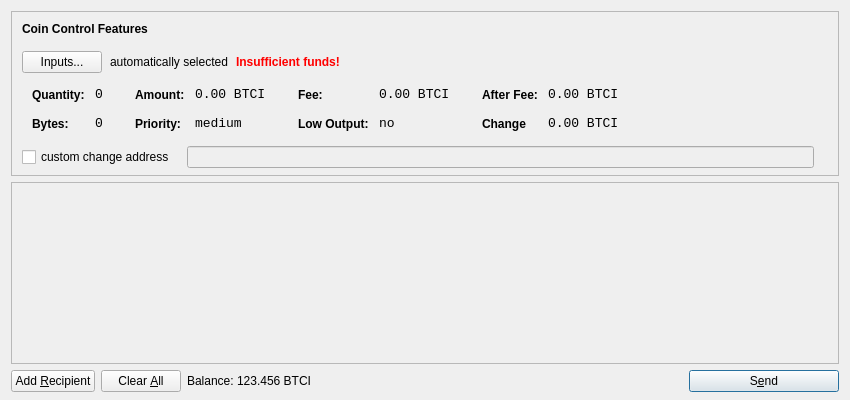
<?xml version="1.0" encoding="UTF-8"?>
<ui version="4.0">
 <class>SendCoinsDialog</class>
 <widget class="QDialog" name="SendCoinsDialog">
  <property name="geometry">
   <rect>
    <x>0</x>
    <y>0</y>
    <width>850</width>
    <height>400</height>
   </rect>
  </property>
  <property name="windowTitle">
   <string>Send Coins</string>
  </property>
  <layout class="QVBoxLayout" name="verticalLayout" stretch="0,1,0">
   <property name="bottomMargin">
    <number>8</number>
   </property>
   <item>
    <widget class="QFrame" name="frameCoinControl">
     <property name="sizePolicy">
      <sizepolicy hsizetype="Expanding" vsizetype="Expanding">
       <horstretch>0</horstretch>
       <verstretch>0</verstretch>
      </sizepolicy>
     </property>
     <property name="maximumSize">
      <size>
       <width>16777215</width>
       <height>16777215</height>
      </size>
     </property>
     <property name="frameShape">
      <enum>QFrame::StyledPanel</enum>
     </property>
     <property name="frameShadow">
      <enum>QFrame::Sunken</enum>
     </property>
     <layout class="QVBoxLayout" name="verticalLayoutCoinControl2">
      <property name="spacing">
       <number>-1</number>
      </property>
      <property name="leftMargin">
       <number>0</number>
      </property>
      <property name="topMargin">
       <number>0</number>
      </property>
      <property name="rightMargin">
       <number>0</number>
      </property>
      <property name="bottomMargin">
       <number>6</number>
      </property>
      <item>
       <layout class="QVBoxLayout" name="verticalLayoutCoinControl" stretch="0,0,0,0,1">
        <property name="spacing">
         <number>0</number>
        </property>
        <property name="leftMargin">
         <number>10</number>
        </property>
        <property name="topMargin">
         <number>10</number>
        </property>
        <item>
         <layout class="QHBoxLayout" name="horizontalLayoutCoinControl1">
          <property name="bottomMargin">
           <number>15</number>
          </property>
          <item>
           <widget class="QLabel" name="labelCoinControlFeatures">
            <property name="sizePolicy">
             <sizepolicy hsizetype="Preferred" vsizetype="Maximum">
              <horstretch>0</horstretch>
              <verstretch>0</verstretch>
             </sizepolicy>
            </property>
            <property name="font">
             <font>
              <weight>75</weight>
              <bold>true</bold>
             </font>
            </property>
            <property name="styleSheet">
             <string notr="true">font-weight:bold;</string>
            </property>
            <property name="text">
             <string>Coin Control Features</string>
            </property>
           </widget>
          </item>
         </layout>
        </item>
        <item>
         <layout class="QHBoxLayout" name="horizontalLayoutCoinControl2" stretch="0,0,0,0">
          <property name="spacing">
           <number>8</number>
          </property>
          <property name="bottomMargin">
           <number>10</number>
          </property>
          <item>
           <widget class="QPushButton" name="pushButtonCoinControl">
            <property name="styleSheet">
             <string notr="true"/>
            </property>
            <property name="text">
             <string>Inputs...</string>
            </property>
           </widget>
          </item>
          <item>
           <widget class="QLabel" name="labelCoinControlAutomaticallySelected">
            <property name="text">
             <string>automatically selected</string>
            </property>
            <property name="margin">
             <number>5</number>
            </property>
           </widget>
          </item>
          <item>
           <widget class="QLabel" name="labelCoinControlInsuffFunds">
            <property name="font">
             <font>
              <weight>75</weight>
              <bold>true</bold>
             </font>
            </property>
            <property name="styleSheet">
             <string notr="true">color:red;font-weight:bold;</string>
            </property>
            <property name="text">
             <string>Insufficient funds!</string>
            </property>
            <property name="margin">
             <number>5</number>
            </property>
           </widget>
          </item>
          <item>
           <spacer name="horizontalSpacerCoinControl">
            <property name="orientation">
             <enum>Qt::Horizontal</enum>
            </property>
            <property name="sizeHint" stdset="0">
             <size>
              <width>40</width>
              <height>1</height>
             </size>
            </property>
           </spacer>
          </item>
         </layout>
        </item>
        <item>
         <widget class="QWidget" name="widgetCoinControl" native="true">
          <property name="sizePolicy">
           <sizepolicy hsizetype="Preferred" vsizetype="Preferred">
            <horstretch>0</horstretch>
            <verstretch>0</verstretch>
           </sizepolicy>
          </property>
          <property name="minimumSize">
           <size>
            <width>0</width>
            <height>0</height>
           </size>
          </property>
          <property name="styleSheet">
           <string notr="true"/>
          </property>
          <layout class="QHBoxLayout" name="horizontalLayoutCoinControl5">
           <property name="margin">
            <number>0</number>
           </property>
           <item>
            <layout class="QHBoxLayout" name="horizontalLayoutCoinControl3" stretch="0,0,0,1">
             <property name="spacing">
              <number>20</number>
             </property>
             <property name="topMargin">
              <number>0</number>
             </property>
             <property name="bottomMargin">
              <number>10</number>
             </property>
             <item>
              <layout class="QFormLayout" name="formLayoutCoinControl1">
               <property name="horizontalSpacing">
                <number>10</number>
               </property>
               <property name="verticalSpacing">
                <number>14</number>
               </property>
               <property name="leftMargin">
                <number>10</number>
               </property>
               <property name="topMargin">
                <number>4</number>
               </property>
               <property name="rightMargin">
                <number>6</number>
               </property>
               <item row="0" column="0">
                <widget class="QLabel" name="labelCoinControlQuantityText">
                 <property name="styleSheet">
                  <string notr="true">font-weight:bold;</string>
                 </property>
                 <property name="text">
                  <string>Quantity:</string>
                 </property>
                 <property name="margin">
                  <number>0</number>
                 </property>
                </widget>
               </item>
               <item row="0" column="1">
                <widget class="QLabel" name="labelCoinControlQuantity">
                 <property name="font">
                  <font>
                   <family>Monospace</family>
                   <pointsize>10</pointsize>
                  </font>
                 </property>
                 <property name="cursor">
                  <cursorShape>IBeamCursor</cursorShape>
                 </property>
                 <property name="contextMenuPolicy">
                  <enum>Qt::ActionsContextMenu</enum>
                 </property>
                 <property name="text">
                  <string>0</string>
                 </property>
                 <property name="margin">
                  <number>0</number>
                 </property>
                 <property name="textInteractionFlags">
                  <set>Qt::LinksAccessibleByMouse|Qt::TextSelectableByKeyboard|Qt::TextSelectableByMouse</set>
                 </property>
                </widget>
               </item>
               <item row="1" column="0">
                <widget class="QLabel" name="labelCoinControlBytesText">
                 <property name="styleSheet">
                  <string notr="true">font-weight:bold;</string>
                 </property>
                 <property name="text">
                  <string>Bytes:</string>
                 </property>
                </widget>
               </item>
               <item row="1" column="1">
                <widget class="QLabel" name="labelCoinControlBytes">
                 <property name="font">
                  <font>
                   <family>Monospace</family>
                   <pointsize>10</pointsize>
                  </font>
                 </property>
                 <property name="cursor">
                  <cursorShape>IBeamCursor</cursorShape>
                 </property>
                 <property name="contextMenuPolicy">
                  <enum>Qt::ActionsContextMenu</enum>
                 </property>
                 <property name="text">
                  <string>0</string>
                 </property>
                 <property name="textInteractionFlags">
                  <set>Qt::LinksAccessibleByMouse|Qt::TextSelectableByKeyboard|Qt::TextSelectableByMouse</set>
                 </property>
                </widget>
               </item>
              </layout>
             </item>
             <item>
              <layout class="QFormLayout" name="formLayoutCoinControl2">
               <property name="horizontalSpacing">
                <number>10</number>
               </property>
               <property name="verticalSpacing">
                <number>14</number>
               </property>
               <property name="leftMargin">
                <number>6</number>
               </property>
               <property name="topMargin">
                <number>4</number>
               </property>
               <property name="rightMargin">
                <number>6</number>
               </property>
               <item row="0" column="0">
                <widget class="QLabel" name="labelCoinControlAmountText">
                 <property name="styleSheet">
                  <string notr="true">font-weight:bold;</string>
                 </property>
                 <property name="text">
                  <string>Amount:</string>
                 </property>
                 <property name="margin">
                  <number>0</number>
                 </property>
                </widget>
               </item>
               <item row="0" column="1">
                <widget class="QLabel" name="labelCoinControlAmount">
                 <property name="font">
                  <font>
                   <family>Monospace</family>
                   <pointsize>10</pointsize>
                  </font>
                 </property>
                 <property name="cursor">
                  <cursorShape>IBeamCursor</cursorShape>
                 </property>
                 <property name="contextMenuPolicy">
                  <enum>Qt::ActionsContextMenu</enum>
                 </property>
                 <property name="text">
                  <string>0.00 BTCI</string>
                 </property>
                 <property name="textInteractionFlags">
                  <set>Qt::LinksAccessibleByMouse|Qt::TextSelectableByKeyboard|Qt::TextSelectableByMouse</set>
                 </property>
                </widget>
               </item>
               <item row="1" column="0">
                <widget class="QLabel" name="labelCoinControlPriorityText">
                 <property name="styleSheet">
                  <string notr="true">font-weight:bold;</string>
                 </property>
                 <property name="text">
                  <string>Priority:</string>
                 </property>
                </widget>
               </item>
               <item row="1" column="1">
                <widget class="QLabel" name="labelCoinControlPriority">
                 <property name="font">
                  <font>
                   <family>Monospace</family>
                   <pointsize>10</pointsize>
                  </font>
                 </property>
                 <property name="cursor">
                  <cursorShape>IBeamCursor</cursorShape>
                 </property>
                 <property name="contextMenuPolicy">
                  <enum>Qt::ActionsContextMenu</enum>
                 </property>
                 <property name="text">
                  <string>medium</string>
                 </property>
                 <property name="textInteractionFlags">
                  <set>Qt::LinksAccessibleByMouse|Qt::TextSelectableByKeyboard|Qt::TextSelectableByMouse</set>
                 </property>
                </widget>
               </item>
              </layout>
             </item>
             <item>
              <layout class="QFormLayout" name="formLayoutCoinControl3">
               <property name="horizontalSpacing">
                <number>10</number>
               </property>
               <property name="verticalSpacing">
                <number>14</number>
               </property>
               <property name="leftMargin">
                <number>6</number>
               </property>
               <property name="topMargin">
                <number>4</number>
               </property>
               <property name="rightMargin">
                <number>6</number>
               </property>
               <item row="0" column="0">
                <widget class="QLabel" name="labelCoinControlFeeText">
                 <property name="styleSheet">
                  <string notr="true">font-weight:bold;</string>
                 </property>
                 <property name="text">
                  <string>Fee:</string>
                 </property>
                 <property name="margin">
                  <number>0</number>
                 </property>
                </widget>
               </item>
               <item row="0" column="1">
                <widget class="QLabel" name="labelCoinControlFee">
                 <property name="font">
                  <font>
                   <family>Monospace</family>
                   <pointsize>10</pointsize>
                  </font>
                 </property>
                 <property name="cursor">
                  <cursorShape>IBeamCursor</cursorShape>
                 </property>
                 <property name="contextMenuPolicy">
                  <enum>Qt::ActionsContextMenu</enum>
                 </property>
                 <property name="text">
                  <string>0.00 BTCI</string>
                 </property>
                 <property name="textInteractionFlags">
                  <set>Qt::LinksAccessibleByMouse|Qt::TextSelectableByKeyboard|Qt::TextSelectableByMouse</set>
                 </property>
                </widget>
               </item>
               <item row="1" column="0">
                <widget class="QLabel" name="labelCoinControlLowOutputText">
                 <property name="styleSheet">
                  <string notr="true">font-weight:bold;</string>
                 </property>
                 <property name="text">
                  <string>Low Output:</string>
                 </property>
                </widget>
               </item>
               <item row="1" column="1">
                <widget class="QLabel" name="labelCoinControlLowOutput">
                 <property name="font">
                  <font>
                   <family>Monospace</family>
                   <pointsize>10</pointsize>
                  </font>
                 </property>
                 <property name="cursor">
                  <cursorShape>IBeamCursor</cursorShape>
                 </property>
                 <property name="contextMenuPolicy">
                  <enum>Qt::ActionsContextMenu</enum>
                 </property>
                 <property name="text">
                  <string>no</string>
                 </property>
                 <property name="textInteractionFlags">
                  <set>Qt::LinksAccessibleByMouse|Qt::TextSelectableByKeyboard|Qt::TextSelectableByMouse</set>
                 </property>
                </widget>
               </item>
              </layout>
             </item>
             <item>
              <layout class="QFormLayout" name="formLayoutCoinControl4">
               <property name="horizontalSpacing">
                <number>10</number>
               </property>
               <property name="verticalSpacing">
                <number>14</number>
               </property>
               <property name="leftMargin">
                <number>6</number>
               </property>
               <property name="topMargin">
                <number>4</number>
               </property>
               <property name="rightMargin">
                <number>6</number>
               </property>
               <item row="0" column="0">
                <widget class="QLabel" name="labelCoinControlAfterFeeText">
                 <property name="styleSheet">
                  <string notr="true">font-weight:bold;</string>
                 </property>
                 <property name="text">
                  <string>After Fee:</string>
                 </property>
                 <property name="margin">
                  <number>0</number>
                 </property>
                </widget>
               </item>
               <item row="0" column="1">
                <widget class="QLabel" name="labelCoinControlAfterFee">
                 <property name="font">
                  <font>
                   <family>Monospace</family>
                   <pointsize>10</pointsize>
                  </font>
                 </property>
                 <property name="cursor">
                  <cursorShape>IBeamCursor</cursorShape>
                 </property>
                 <property name="contextMenuPolicy">
                  <enum>Qt::ActionsContextMenu</enum>
                 </property>
                 <property name="text">
                  <string>0.00 BTCI</string>
                 </property>
                 <property name="textInteractionFlags">
                  <set>Qt::LinksAccessibleByMouse|Qt::TextSelectableByKeyboard|Qt::TextSelectableByMouse</set>
                 </property>
                </widget>
               </item>
               <item row="1" column="0">
                <widget class="QLabel" name="labelCoinControlChangeText">
                 <property name="styleSheet">
                  <string notr="true">font-weight:bold;</string>
                 </property>
                 <property name="text">
                  <string>Change</string>
                 </property>
                </widget>
               </item>
               <item row="1" column="1">
                <widget class="QLabel" name="labelCoinControlChange">
                 <property name="font">
                  <font>
                   <family>Monospace</family>
                   <pointsize>10</pointsize>
                  </font>
                 </property>
                 <property name="cursor">
                  <cursorShape>IBeamCursor</cursorShape>
                 </property>
                 <property name="contextMenuPolicy">
                  <enum>Qt::ActionsContextMenu</enum>
                 </property>
                 <property name="text">
                  <string>0.00 BTCI</string>
                 </property>
                 <property name="textInteractionFlags">
                  <set>Qt::LinksAccessibleByMouse|Qt::TextSelectableByKeyboard|Qt::TextSelectableByMouse</set>
                 </property>
                </widget>
               </item>
              </layout>
             </item>
            </layout>
           </item>
          </layout>
         </widget>
        </item>
        <item>
         <layout class="QHBoxLayout" name="horizontalLayoutCoinControl4" stretch="0,0,0">
          <property name="spacing">
           <number>12</number>
          </property>
          <property name="sizeConstraint">
           <enum>QLayout::SetDefaultConstraint</enum>
          </property>
          <property name="topMargin">
           <number>5</number>
          </property>
          <property name="rightMargin">
           <number>5</number>
          </property>
          <item>
           <widget class="QCheckBox" name="checkBoxCoinControlChange">
            <property name="text">
             <string>custom change address</string>
            </property>
           </widget>
          </item>
          <item>
           <widget class="QLineEdit" name="lineEditCoinControlChange">
            <property name="enabled">
             <bool>false</bool>
            </property>
            <property name="sizePolicy">
             <sizepolicy hsizetype="Expanding" vsizetype="Fixed">
              <horstretch>0</horstretch>
              <verstretch>0</verstretch>
             </sizepolicy>
            </property>
           </widget>
          </item>
          <item>
           <widget class="QLabel" name="labelCoinControlChangeLabel">
            <property name="sizePolicy">
             <sizepolicy hsizetype="Preferred" vsizetype="Expanding">
              <horstretch>0</horstretch>
              <verstretch>0</verstretch>
             </sizepolicy>
            </property>
            <property name="minimumSize">
             <size>
              <width>0</width>
              <height>0</height>
             </size>
            </property>
            <property name="text">
             <string/>
            </property>
            <property name="margin">
             <number>3</number>
            </property>
           </widget>
          </item>
         </layout>
        </item>
        <item>
         <spacer name="verticalSpacerCoinControl">
          <property name="orientation">
           <enum>Qt::Vertical</enum>
          </property>
          <property name="sizeHint" stdset="0">
           <size>
            <width>800</width>
            <height>1</height>
           </size>
          </property>
         </spacer>
        </item>
       </layout>
      </item>
     </layout>
    </widget>
   </item>
   <item>
    <widget class="QScrollArea" name="scrollArea">
     <property name="widgetResizable">
      <bool>true</bool>
     </property>
     <widget class="QWidget" name="scrollAreaWidgetContents">
      <property name="geometry">
       <rect>
        <x>0</x>
        <y>0</y>
        <width>830</width>
        <height>165</height>
       </rect>
      </property>
      <layout class="QVBoxLayout" name="verticalLayout_2">
       <property name="margin">
        <number>0</number>
       </property>
       <item>
        <layout class="QVBoxLayout" name="entries">
         <property name="spacing">
          <number>6</number>
         </property>
        </layout>
       </item>
       <item>
        <spacer name="verticalSpacer">
         <property name="orientation">
          <enum>Qt::Vertical</enum>
         </property>
         <property name="sizeHint" stdset="0">
          <size>
           <width>20</width>
           <height>40</height>
          </size>
         </property>
        </spacer>
       </item>
      </layout>
     </widget>
    </widget>
   </item>
   <item>
    <layout class="QHBoxLayout" name="horizontalLayout">
     <item>
      <widget class="QPushButton" name="addButton">
       <property name="toolTip">
        <string>Send to multiple recipients at once</string>
       </property>
       <property name="text">
        <string>Add &amp;Recipient</string>
       </property>
       <property name="icon">
        <iconset resource="../bitcoin.qrc">
         <normaloff>:/icons/add</normaloff>:/icons/add</iconset>
       </property>
       <property name="autoDefault">
        <bool>false</bool>
       </property>
      </widget>
     </item>
     <item>
      <widget class="QPushButton" name="clearButton">
       <property name="sizePolicy">
        <sizepolicy hsizetype="Minimum" vsizetype="Fixed">
         <horstretch>0</horstretch>
         <verstretch>0</verstretch>
        </sizepolicy>
       </property>
       <property name="toolTip">
        <string>Remove all transaction fields</string>
       </property>
       <property name="text">
        <string>Clear &amp;All</string>
       </property>
       <property name="icon">
        <iconset resource="../bitcoin.qrc">
         <normaloff>:/icons/remove</normaloff>:/icons/remove</iconset>
       </property>
       <property name="autoRepeatDelay">
        <number>300</number>
       </property>
       <property name="autoDefault">
        <bool>false</bool>
       </property>
      </widget>
     </item>
     <item>
      <layout class="QHBoxLayout" name="horizontalLayout_2">
       <property name="spacing">
        <number>3</number>
       </property>
       <item>
        <widget class="QLabel" name="label">
         <property name="sizePolicy">
          <sizepolicy hsizetype="Preferred" vsizetype="Fixed">
           <horstretch>0</horstretch>
           <verstretch>0</verstretch>
          </sizepolicy>
         </property>
         <property name="text">
          <string>Balance:</string>
         </property>
        </widget>
       </item>
       <item>
        <widget class="QLabel" name="labelBalance">
         <property name="sizePolicy">
          <sizepolicy hsizetype="Preferred" vsizetype="Fixed">
           <horstretch>0</horstretch>
           <verstretch>0</verstretch>
          </sizepolicy>
         </property>
         <property name="cursor">
          <cursorShape>IBeamCursor</cursorShape>
         </property>
         <property name="text">
          <string>123.456 BTCI</string>
         </property>
         <property name="textInteractionFlags">
          <set>Qt::LinksAccessibleByMouse|Qt::TextSelectableByKeyboard|Qt::TextSelectableByMouse</set>
         </property>
        </widget>
       </item>
      </layout>
     </item>
     <item>
      <spacer name="horizontalSpacer">
       <property name="orientation">
        <enum>Qt::Horizontal</enum>
       </property>
       <property name="sizeHint" stdset="0">
        <size>
         <width>40</width>
         <height>20</height>
        </size>
       </property>
      </spacer>
     </item>
     <item>
      <widget class="QPushButton" name="sendButton">
       <property name="minimumSize">
        <size>
         <width>150</width>
         <height>0</height>
        </size>
       </property>
       <property name="toolTip">
        <string>Confirm the send action</string>
       </property>
       <property name="text">
        <string>S&amp;end</string>
       </property>
       <property name="icon">
        <iconset resource="../bitcoin.qrc">
         <normaloff>:/icons/send</normaloff>:/icons/send</iconset>
       </property>
       <property name="default">
        <bool>true</bool>
       </property>
      </widget>
     </item>
    </layout>
   </item>
  </layout>
 </widget>
 <resources>
  <include location="../bitcoin.qrc"/>
 </resources>
 <connections/>
</ui>
